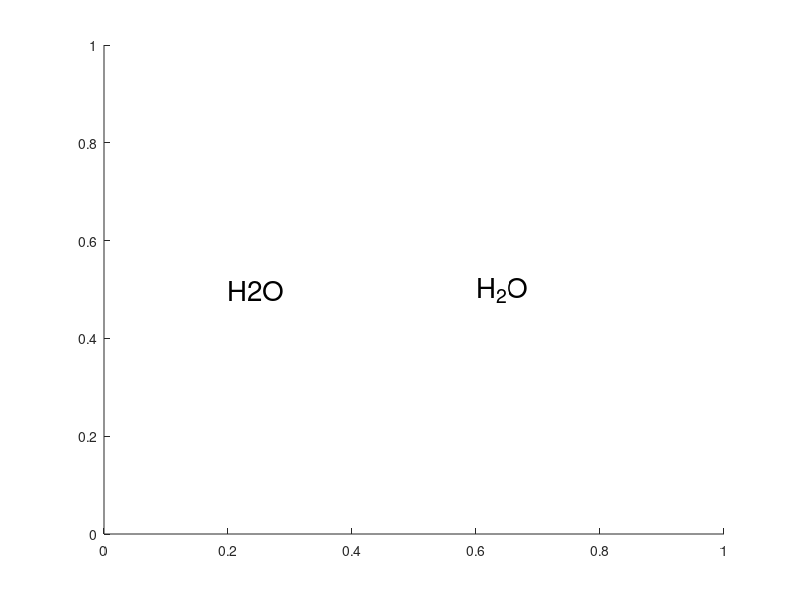

MATLAB code for this plot: (Note: this script raises an error after producing the figure.)
%=============================================================================
% Copyright (c) 2016-present Allan CORNET (Nelson)
%=============================================================================
% This file is part of Nelson.
%=============================================================================
% LICENCE_BLOCK_BEGIN
% SPDX-License-Identifier: LGPL-3.0-or-later
% LICENCE_BLOCK_END
%=============================================================================
% <--ADV-CLI MODE-->
%=============================================================================
% Non-regression tests for true super/subscript positioning of the TeX
% interpreter (raised / lowered runs at a smaller font), verified through the
% text Extent so no browser or reference image is required.
%=============================================================================
% A subscript is rendered at a smaller font, so 'H_2O' is narrower than the
% same three glyphs at full size ('H2O'), both under the TeX interpreter.
f = figure();
tfull = text(0.2, 0.5, 'H2O', 'Interpreter', 'tex', 'FontSize', 20);
tsub = text(0.6, 0.5, 'H_2O', 'Interpreter', 'tex', 'FontSize', 20);
drawnow();
asserts.istrue(tsub.Extent(3) < tfull.Extent(3));
close(f);
%=============================================================================
